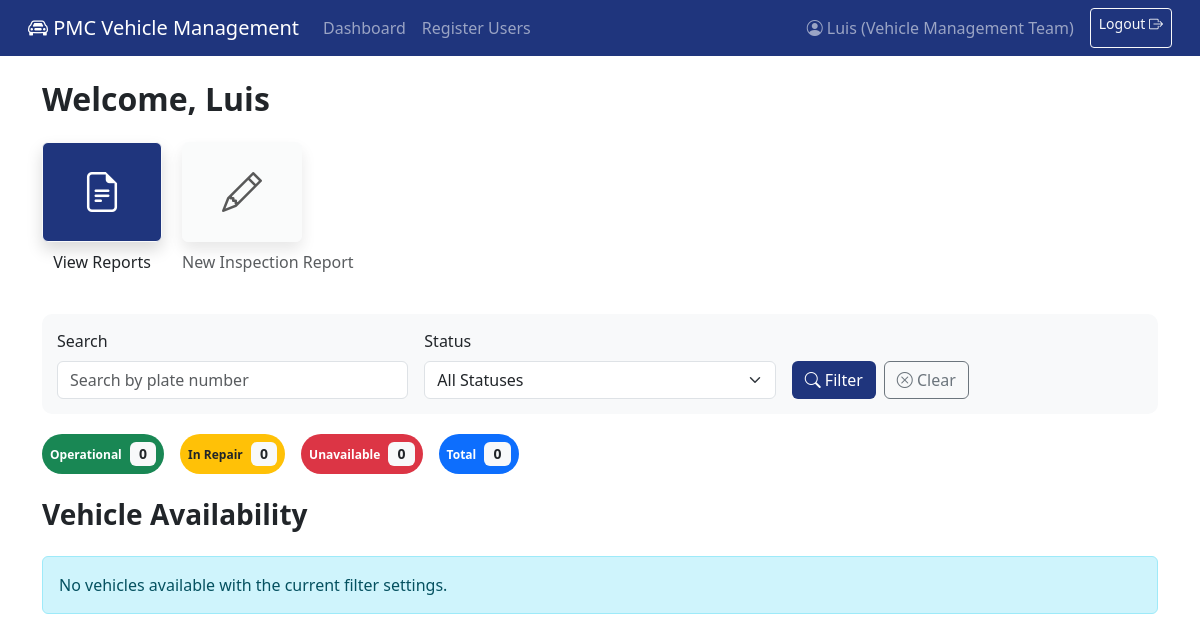
The app's page /dashboard/ (signed in) with its own data.
### VehicleManagementSystem/models.py (models this page shows, shortened)
class CustomUser(AbstractBaseUser, PermissionsMixin):
    ROLE_CHOICES = (
        ("Warehouse Personnel", "Warehouse Personnel"),
        ("Operations Team", "Operations Team"),
        ("Vehicle Management Team", "Vehicle Management Team"),
    )
    employee_id = models.CharField(max_length=20, unique=True, primary_key=True)
    name = models.CharField(max_length=50)
    email = models.EmailField(blank=True)
    role = models.CharField(max_length=25, choices=ROLE_CHOICES)
    first_login = models.BooleanField(default=True)  # Tracks if user needs to change password
    is_active = models.BooleanField(default=True)
    is_staff = models.BooleanField(default=False)
    objects = CustomUserManager()
    USERNAME_FIELD = "employee_id"
    REQUIRED_FIELDS = ["name"]

### VehicleManagementSystem/views.py (the view)
# urls.py: path("dashboard/", dashboard, name="WH_dashboard"),  # Warehouse Personnel
@login_required
def dashboard(request):
    filter_form = VehicleFilterForm(request.GET)
    vehicles = Vehicle.objects.all()
    if filter_form.is_valid():
        status = filter_form.cleaned_data.get('status')
        search = filter_form.cleaned_data.get('search')
        if status:
            vehicles = vehicles.filter(status=status)
        if search:
            vehicles = vehicles.filter(
                Q(plate_number__icontains=search) |
                Q(vehicle_make__icontains=search) |
                Q(vehicle_model__icontains=search)
            )
    operational_count = vehicles.filter(status='Operational').count()
    repair_count = vehicles.filter(status='In Repair').count()
    unavailable_count = vehicles.filter(status='Unavailable').count()
    context = {
        'vehicles': vehicles,
        'filter_form': filter_form,
        'operational_count': operational_count,
        'repair_count': repair_count,
        'unavailable_count': unavailable_count
    }
    return render(request, "VehicleManagementSystem/WH_dashboard.html", context)

### VehicleManagementSystem/forms.py
class VehicleFilterForm(forms.Form):
    STATUS_CHOICES = (
        ('', 'All Statuses'),
        ('Operational', 'Operational'),
        ('In Repair', 'In Repair'),
        ('Unavailable', 'Unavailable'),
    )
    status = forms.ChoiceField(
        choices=STATUS_CHOICES,
        required=False,
        widget=forms.Select(attrs={'class': 'form-select'})
    )
    search = forms.CharField(
        required=False,
        widget=forms.TextInput(attrs={
            'class': 'form-control',
            'placeholder': 'Search by plate number'
        })
    )

### VehicleManagementSystem/templates/VehicleManagementSystem/WH_dashboard.html (shortened to what this page needs)
{% extends "VehicleManagementSystem/base.html" %}
{% load static %}
{% block content %}
    {% if request.user.is_authenticated %}
    <div class="mt-4">
        <h2 class="fw-bold">Welcome, {{ request.user.name }}</h2>
        <div class="d-flex mt-4 action-buttons">
            <div class="action-button-container text-center">
                <a href="{% url 'view_reports' %}" class="btn btn-light shadow p-4 btn-blue action-button">
                    <i class="bi bi-file-earmark-text fs-1"></i>
                </a>
                <p class="mt-2 action-button-text">View Reports</p>
            </div>
            <div class="action-button-container text-center">
                {% if user.role == "Warehouse Personnel" %}
                    <a href="{% url 'create_report' %}" class="btn btn-light shadow p-4 btn-blue action-button">
                        <i class="bi bi-pencil fs-1"></i>
                    </a>
                    <p class="mt-2 action-button-text">New Inspection Report</p>
                {% else %}
                    <button class="btn btn-light shadow p-4 btn-blue action-button" disabled>
                        <i class="bi bi-pencil fs-1"></i>
                    </button>
                    <p class="mt-2 action-button-text text-muted">New Inspection Report</p>
                {% endif %}
            </div>
        </div>
        <div class="filter-section mt-4">
            <form method="get" class="row g-3">
                <div class="col-md-4">
                    <label for="search" class="form-label">Search</label>
                    {{ filter_form.search }}
                </div>
                <div class="col-md-4">
                    <label for="status" class="form-label">Status</label>
                    {{ filter_form.status }}
                </div>
                <div class="col-md-4 d-flex align-items-end">
                    <button type="submit" class="btn btn-blue me-2">
                        <i class="bi bi-search"></i> Filter
                    </button>
                    <a href="{% url 'WH_dashboard' %}" class="btn btn-outline-secondary">
                        <i class="bi bi-x-circle"></i> Clear
                    </a>
                </div>
            </form>
        </div>
        <div class="mb-4">
            <div class="d-flex flex-wrap gap-3">
                <div class="badge bg-success rounded-pill p-2">
                    Operational <span class="badge bg-light text-dark badge-count">{{ operational_count }}</span>
                </div>
                <div class="badge bg-warning text-dark rounded-pill p-2">
                    In Repair <span class="badge bg-light text-dark badge-count">{{ repair_count }}</span>
                </div>
                <div class="badge bg-danger rounded-pill p-2">
                    Unavailable <span class="badge bg-light text-dark badge-count">{{ unavailable_count }}</span>
                </div>
                <div class="badge bg-primary rounded-pill p-2">
                    Total <span class="badge bg-light text-dark badge-count">{{ vehicles|length }}</span>
                </div>
            </div>
        </div>
        <div class="mt-3">
            <div class="d-flex justify-content-between align-items-center mb-3">
                <h3 class="fw-bold">Vehicle Availability</h3>
            </div>
            <div class="row">
                {% for vehicle in vehicles %}
                <div class="col-md-4 mb-4">
                    {% if user.role == "Warehouse Personnel" %}
                        <a href="{% url 'create_report' %}?plate_number={{ vehicle.plate_number }}" class="text-decoration-none">
                    {% endif %}
                    <div class="card {% if user.role == 'Warehouse Personnel' %}cursor-pointer{% endif %}">
                        <div class="card-header d-flex justify-content-between align-items-center
                            {% if vehicle.status == 'Operational' %} bg-success text-white
                            {% elif vehicle.status == 'In Repair' %} bg-warning text-dark
                            {% else %} bg-danger text-white {% endif %}">
                            <span class="fw-bold">{{ vehicle.plate_number }}</span>
                            <span>{{ vehicle.status }}</span>
                        </div>
                        {% if vehicle.photo %}
                            <img src="{{ vehicle.photo.url }}" class="card-img-top" alt="{{ vehicle.plate_number }}" style="height: 180px; object-fit: cover;">
                        {% else %}
                            <div class="bg-light d-flex align-items-center justify-content-center" style="height: 180px;">
                                <i class="bi bi-car-front text-secondary" style="font-size: 3rem;"></i>
                            </div>
                        {% endif %}
                        <div class="card-body">
                            <h5 class="card-title">{{ vehicle.vehicle_make }} - {{ vehicle.vehicle_model }}</h5>
                            {% if vehicle.last_maintenance %}<p class="card-text"><strong>Last Maintenance:</strong> {{ vehicle.last_maintenance|date:"M d, Y" }}</p>{% else %}<p class="card-text"><strong>Last Maintenance:</strong> No Records</p>{% endif %}
                        </div>
                    </div>
                    {% if user.role == "Warehouse Personnel" %}
                        </a>
                    {% endif %}
                </div>
            {% empty %}
                <div class="col-12">
                    <div class="alert alert-info">
                        No vehicles available with the current filter settings.
                    </div>
                </div>
            {% endfor %}
            </div>
        </div>
    </div>
    {% else %}
        <div class="text-center mt-5">
            <p>Please log in to continue.</p>
        </div>
    {% endif %}
{% endblock %}

### VehicleManagementSystem/templates/VehicleManagementSystem/base.html (shortened to what this page needs)
{% load static %}
<!DOCTYPE html>
<html lang="en">
<head>
    <link rel="stylesheet" href="https://cdn.jsdelivr.net/npm/bootstrap@5.3.0/dist/css/bootstrap.min.css">
    <link rel="stylesheet" href="https://cdn.jsdelivr.net/npm/bootstrap-icons/font/bootstrap-icons.css">
</head>
<body style="min-height: 100vh;">
    <nav class="navbar navbar-expand-lg navbar-dark pmc-navbar px-3">
        <div class="container-fluid">
            <a class="navbar-brand" href="#">
                <i class="bi bi-car-front"></i> PMC Vehicle Management
            </a>
            {% if user.is_authenticated %}
            <div class="collapse navbar-collapse" id="navbarNav">
                <ul class="navbar-nav me-auto">
                    {% if user.role == "Warehouse Personnel" %}
                        <li class="nav-item">
                            <a class="nav-link" href="{% url 'WH_dashboard' %}">Dashboard</a>
                        </li>
                        <li class="nav-item">
                            <a class="nav-link" href="{% url 'create_report' %}">Create Report</a>
                        </li>
                    {% elif user.role == "Operations Team" %}
                        <li class="nav-item">
                            <a class="nav-link" href="{% url 'OPS_dashboard' %}">Dashboard</a>
                        </li>
                    {% elif user.role == "Vehicle Management Team" %}
                        <li class="nav-item">
                            <a class="nav-link" href="{% url 'VMT_dashboard' %}">Dashboard</a>
                        </li>
                        <li class="nav-item">
                            <a class="nav-link" href="{% url 'register' %}">Register Users</a>
                        </li>
                    {% endif %}
                </ul>
            </div>
            {% endif %}
            <div class="d-flex">
                {% if user.is_authenticated %}
                    <span class="navbar-text me-3 d-none d-md-inline">
                        <i class="bi bi-person-circle"></i> {{ user.name }} ({{ user.role }})
                    </span>
                    <a class="btn btn-outline-light btn-sm" href="{% url 'logout' %}">
                        Logout <i class="bi bi-box-arrow-right"></i>
                    </a>
                {% else %}
                    <a class="btn btn-outline-light btn-sm" href="{% url 'login' %}">
                        Login <i class="bi bi-box-arrow-in-right"></i>
                    </a>
                {% endif %}
            </div>
        </div>
    </nav>
    <div class="container mt-4" style="padding-bottom: 2rem;">
        {% block content %}{% endblock %}
    </div>
</body>
</html>

### VehicleManagementSystem/templates/VehicleManagementSystem/base.html (style rules this page uses)
.pmc-navbar { background-color: #1f357d; }
.btn-blue { background-color: #1f357d; color: white; }
.action-buttons { display: flex; flex-wrap: wrap; gap: 20px; }
.action-button { width: 120px; height: 100px; display: flex; flex-direction: column; justify-content: center; align-items: center; }

### VehicleManagementSystem/templates/VehicleManagementSystem/WH_dashboard.html (style rules this page uses)
.action-button { transition: transform 0.2s; }
.filter-section { background-color: #f8f9fa; padding: 15px; border-radius: 10px; margin-bottom: 20px; }
.badge-count { font-size: 14px; margin-left: 5px; }

### records on screen
CustomUser: name "Luis", role "Vehicle Management Team", user.name "Luis"

### other values on screen
{{ operational_count }} "0"
{{ repair_count }} "0"
{{ unavailable_count }} "0"
{{ vehicles|length }} "0"
